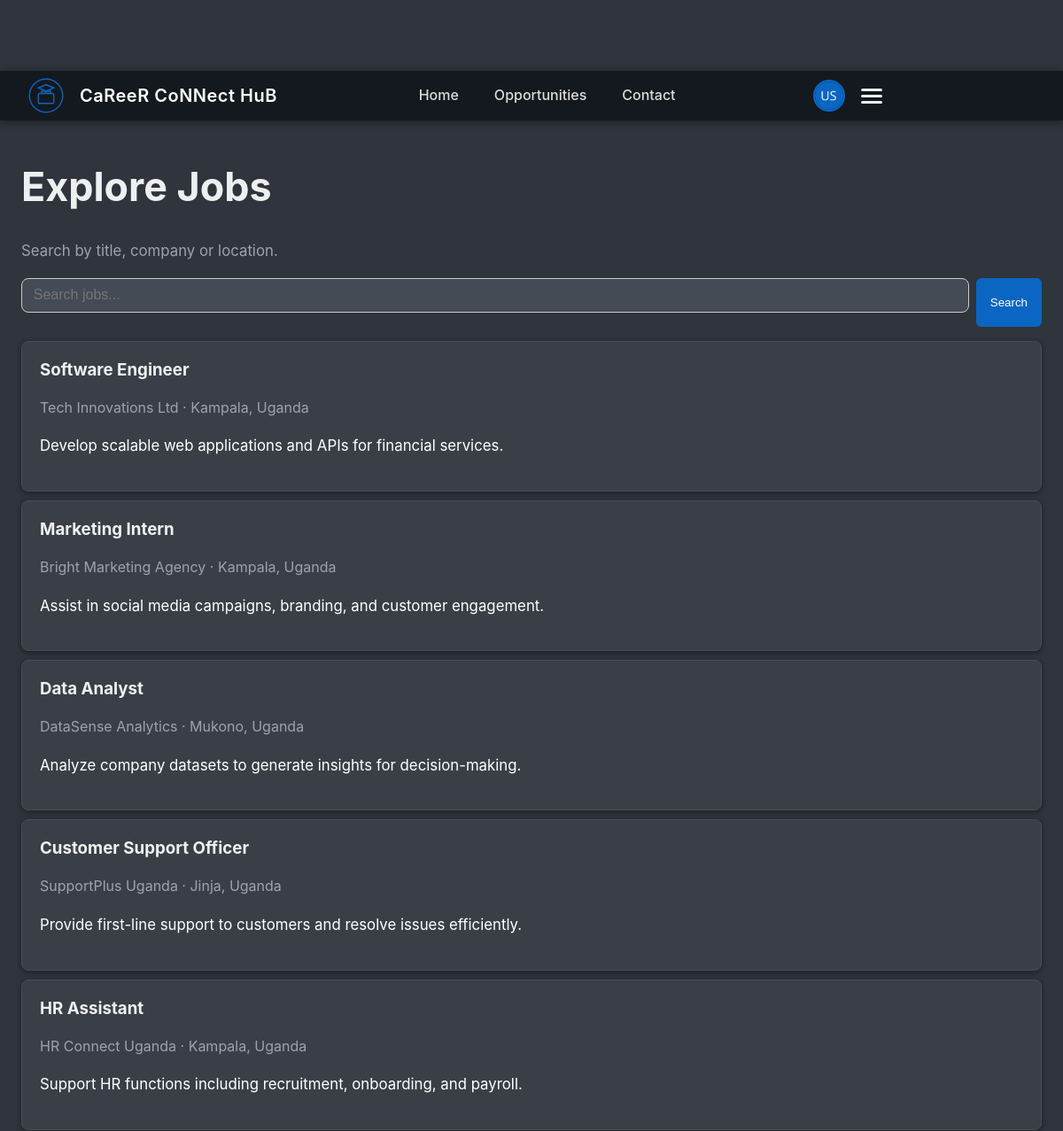
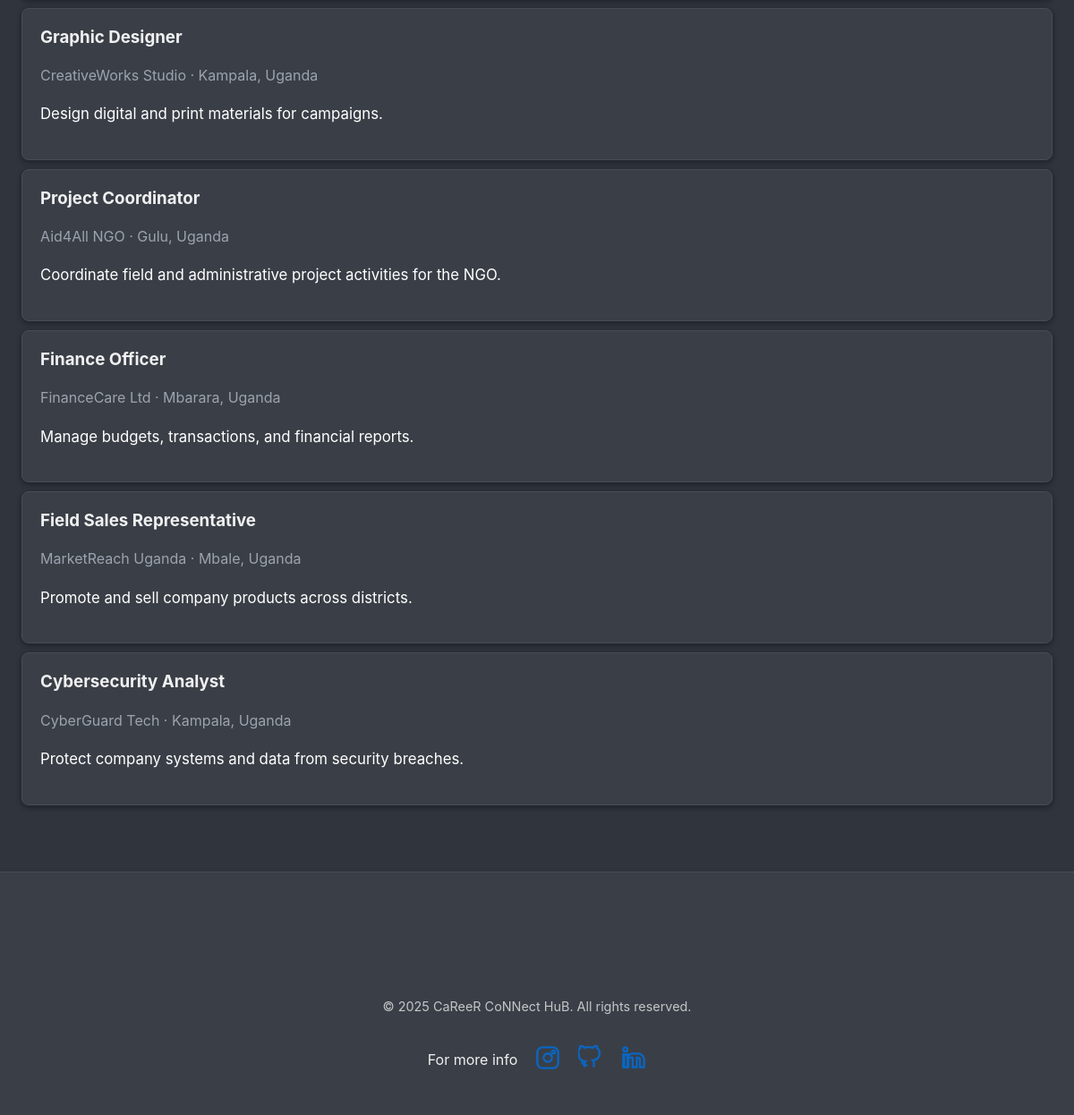
The app's page /pages/jobs.php (signed in) with its own data (2 pictures, top to bottom).
### tables this page shows
CREATE TABLE `jobs` (
  `id` int(11) NOT NULL,
  `title` varchar(255) NOT NULL,
  `description` text DEFAULT NULL,
  `location` varchar(255) DEFAULT NULL,
  `type` enum('Internship','Full-time','Part-time','Contract') NOT NULL,
  `createdAt` datetime NOT NULL,
  `updatedAt` datetime NOT NULL,
  `industry` varchar(255) DEFAULT NULL,
  `responsibilities` text DEFAULT NULL,
  `requirements` text DEFAULT NULL,
  `application_deadline` datetime DEFAULT NULL,
  `application_method` enum('Direct','External') DEFAULT 'Direct',
  `external_link` varchar(255) DEFAULT NULL,
  `status` enum('Open','Closed') DEFAULT 'Open',
  `employer_id` int(11) DEFAULT NULL
);

CREATE TABLE `employers` (
  `id` int(11) NOT NULL,
  `user_id` int(11) NOT NULL,
  `company_name` varchar(255) DEFAULT NULL,
  `company_logo` varchar(255) DEFAULT NULL,
  `company_description` text DEFAULT NULL,
  `company_website` varchar(255) DEFAULT NULL,
  `company_address` text DEFAULT NULL,
  `company_size` varchar(50) DEFAULT NULL,
  `industry` varchar(100) DEFAULT NULL,
  `createdAt` datetime DEFAULT current_timestamp(),
  `updatedAt` datetime DEFAULT current_timestamp() ON UPDATE current_timestamp()
);

### pages/jobs.php (the view, shortened to what this page needs)
<?php
require_once('../includes/db.php');
$highlightJobId = null;
$query = "
  SELECT
      jobs.*,
      employers.company_name AS company
  FROM jobs
  LEFT JOIN employers ON jobs.employer_id = employers.id
";
$query .= " ORDER BY jobs.createdAt DESC";
$result = $conn->query($query);
$jobs = [];
if ($result && $result->num_rows > 0) {
    while ($row = $result->fetch_assoc()) {
        $jobs[] = $row;
    }
}
?>
<!DOCTYPE html>
<html lang="en">
<head>
  <link rel="stylesheet" href="../css/global.css">
  <link rel="stylesheet" href="../css/responsive.css">
</head>
<body>
  <?php include_once __DIR__ . '/../includes/navbar.php'; ?>
<main class="page-content-wrapper">
  <h1>Explore Jobs</h1>
  <p class="small-muted">Search by title, company or location.</p>
  <div class="search-row">
    <input id="search-input" placeholder="Search jobs..." autocomplete="off">
    <button id="search-button" class="btn-primary">Search</button>
  </div>
  <section id="job-list">
    <?php if (count($jobs)): ?>
      <?php foreach ($jobs as $j): ?>
        <article class="job-card <?= ($highlightJobId && $highlightJobId == $j['id']) ? 'active highlight' : '' ?>" data-id="<?= htmlspecialchars($j['id']) ?>">
          <h3><?= htmlspecialchars($j['title']) ?></h3>
          <div class="small-muted"><?= htmlspecialchars($j['company'] ?? '—') ?> · <?= htmlspecialchars($j['location'] ?? '—') ?></div>
          <p><?= htmlspecialchars(mb_substr($j['description'] ?? '', 0, 120)) ?><?= strlen($j['description'] ?? '')>120 ? '...' : '' ?></p>
        </article>
      <?php endforeach; ?>
    <?php else: ?>
      <p class="small-muted">No jobs found. Try searching for a position.</p>
    <?php endif; ?>
  </section>
</main>
<footer class="footer">
<div class="page-content-wrapper footer-content">
<p>© 2025 CaReeR CoNNect HuB. All rights reserved.</p>
<div class="footer-social">
 <span> For more info </span>
  <a href="https://www.instagram.com/my.preciouspabz" target="_blank" aria-label="Instagram" class="social-link">
    <svg xmlns="http://www.w3.org/2000/svg" width="28" height="28" fill="none" stroke="currentColor" stroke-width="2" viewBox="0 0 24 24">
      <rect x="2" y="2" width="20" height="20" rx="5" ry="5"/>
      <path d="M16 11.37A4 4 0 1 1 12.63 8 4 4 0 0 1 16 11.37z"/>
      <circle cx="17.5" cy="6.5" r="1.5"/>
    </svg>
  </a>
  <a href="https://github.com/pabz123" target="_blank" aria-label="GitHub" class="social-link">
  </a>
  <a href="https://www.linkedin.com/in/pabz" target="_blank" aria-label="LinkedIn" class="social-link">
    <svg xmlns="http://www.w3.org/2000/svg" width="28" height="28" fill="none" stroke="currentColor" stroke-width="2" viewBox="0 0 24 24">
      <path d="M16 8a6 6 0 0 1 6 6v7h-4v-7a2 2 0 0 0-2-2h-1v9h-4v-9h-4v9H3V9h4v1.2a4.6 4.6 0 0 1 4-2.2z"/>
      <rect x="2" y="9" width="4" height="12"/>
      <circle cx="4" cy="4" r="2"/>
    </svg>
  </a>
</div>
</div>
</footer>
</body>
</html>

### includes/navbar.php (shortened to what this page needs)
<!DOCTYPE html>
<html lang="en">
<head>
    <link rel="stylesheet" href="/css/global.css">
</head>
<body class="<?= ($_SESSION['user']['theme'] ?? 'dark') ?>-theme">
<nav class="page-content-wrapper header-nav">
  <a class="logo" href="home.php">
    <span class="logo-text">CaReeR CoNNect HuB</span>
  </a>
  <div class="nav-links">
    <a href="../index.php">Home</a>
    <a href="opportunities.php">Opportunities</a>
    <a href="contact.php">Contact</a>
</div>
    <button class="hamburger" id="nav-hamburger" aria-label="Toggle navigation" aria-expanded="false">
    </button>
    <div class="header-actions">
      <?php if (!empty($_SESSION['user'])): ?>
        <img id="user-avatar" src="<?= htmlspecialchars($_SESSION['user']['profile_image'] ?? '/uploads/profile/default-avatar.png') ?>" alt="Profile" class="profile-avatar-small">
        <button class="hamburger-menu" id="hamburger-menu" aria-label="Menu">
          <span></span>
          <span></span>
          <span></span>
        </button>
      <?php else: ?>
        <a class="btn btn-secondary small-btn" href="/pages/login.php">Login</a>
        <a class="btn btn-primary small-btn" href="/pages/signup.php">Sign Up</a>
      <?php endif; ?>
    </div>
</nav>
</body>
</html>

### css/responsive.css (style rules this page uses)
* { box-sizing: border-box; }
html { font-size: 16px; -webkit-text-size-adjust: 100%; }
body { overflow-x: hidden; padding-top: 70px; }
.page-content-wrapper { padding: 12px; max-width: 100%; }
.logo { flex-shrink: 0; }
.logo svg { width: 32px; height: 32px; }
.logo-text { font-size: 0.9rem; }
.nav-links { display: none; flex-direction: column; width: 100%; background: var(--card-background); padding: 10px 0; gap: 8px; position: absolute; top: 100%; left: 0; right: 0; border-top: 1px solid var(--border-color); box-shadow: 0 4px 8px rgba(0, 0, 0, 0.2); }
.nav-links a { padding: 12px 16px; width: 100%; text-align: left; }
.hamburger { display: flex; flex-direction: column; gap: 4px; background: none; border: none; cursor: pointer; padding: 8px; order: 3; }
.header-actions { display: flex; gap: 6px; flex-wrap: wrap; align-items: center; }
.profile-avatar-small { width: 32px; height: 32px; }
input, select, textarea { font-size: 16px; padding: 12px; margin-bottom: 12px; }
.article-card, .job-card { margin-bottom: 12px; }
.footer { padding: 16px 0; }
.footer-content { flex-direction: column; gap: 12px; text-align: center; }
.footer-social { justify-content: center; gap: 16px; }
@media (min-width: 480px) { body { padding-top: 80px; } }
@media (min-width: 480px) { .page-content-wrapper { padding: 16px; } }
@media (min-width: 480px) { .logo svg { width: 36px; height: 36px; } }
@media (min-width: 480px) { .logo-text { font-size: 1rem; } }
@media (min-width: 768px) { body { padding-top: 80px; } }
@media (min-width: 768px) { .page-content-wrapper { padding: 20px; max-width: 1128px; } }
@media (min-width: 768px) { .logo svg { width: 40px; height: 40px; } }
@media (min-width: 768px) { .logo-text { font-size: 1.25rem; } }
@media (min-width: 768px) { .nav-links { display: flex; flex-direction: row; position: static; width: auto; background: transparent; padding: 0; border: none; box-shadow: none; gap: 24px; } }
@media (min-width: 768px) { .nav-links a { padding: 0; width: auto; } }
@media (min-width: 768px) { .hamburger { display: none; } }
@media (min-width: 768px) { .header-actions { gap: 10px; } }
@media (min-width: 768px) { .profile-avatar-small { width: 40px; height: 40px; } }
@media (min-width: 768px) { .footer-content { flex-direction: row; justify-content: space-between; } }
@media (min-width: 1024px) { .page-content-wrapper { max-width: 1200px; } }
.hamburger-menu { display: flex; flex-direction: column; gap: 4px; background: none; border: none; cursor: pointer; padding: 8px; position: relative; z-index: 1001; }
.hamburger-menu span { width: 24px; height: 3px; background-color: var(--text-dark); border-radius: 2px; transition: all 0.3s ease; }
.header-actions { position: relative; display: flex; align-items: center; gap: 12px; }

### pages/jobs.php (style rules this page uses)
body { font-family: 'Segoe UI', sans-serif; background: #2f343d; color: #fff; margin: 0; transition: background 0.3s ease, color 0.3s ease; }
.logo-text { font-weight: bold; margin-left: .5rem; }
.page-content-wrapper { max-width: 1000px; margin: auto; padding: 1rem; }
.search-row { display: flex; gap: .5rem; margin: 1rem 0; }
.search-row input { flex: 1; padding: .6rem .8rem; border-radius: 8px; border: 1px solid #ccc; }
.btn-primary { background: #0a66c2; color: #fff; border: none; border-radius: 6px; padding: .6rem 1rem; cursor: pointer; transition: background 0.3s ease; }
.job-card { background: #3a3f48; color: #fff; padding: 1rem; border-radius: 10px; margin-bottom: 1rem; box-shadow: 0 1px 3px rgba(0,0,0,.1); cursor: pointer; transition: background 0.3s ease, color 0.3s ease, box-shadow 0.3s ease; }
.small-muted { color: #9ca3af; }
.nav-links a { color: #fff; text-decoration: none; margin-right: 1rem; font-weight: 500; transition: color 0.3s ease; }

### records on screen
jobs: title "Software Engineer", employers.company_name "Tech Innovations Ltd", location "Kampala, Uganda", description "Develop scalable web applications and APIs for financial services."
jobs: title "Marketing Intern", employers.company_name "Bright Marketing Agency", location "Kampala, Uganda", description "Assist in social media campaigns, branding, and customer engagement."
jobs: title "Data Analyst", employers.company_name "DataSense Analytics", location "Mukono, Uganda", description "Analyze company datasets to generate insights for decision-making."
jobs: title "Customer Support Officer", employers.company_name "SupportPlus Uganda", location "Jinja, Uganda", description "Provide first-line support to customers and resolve issues efficiently."
jobs: title "HR Assistant", employers.company_name "HR Connect Uganda", location "Kampala, Uganda", description "Support HR functions including recruitment, onboarding, and payroll."
jobs: title "Graphic Designer", employers.company_name "CreativeWorks Studio", location "Kampala, Uganda", description "Design digital and print materials for campaigns."
jobs: title "Project Coordinator", employers.company_name "Aid4All NGO", location "Gulu, Uganda", description "Coordinate field and administrative project activities for the NGO."
jobs: title "Finance Officer", employers.company_name "FinanceCare Ltd", location "Mbarara, Uganda", description "Manage budgets, transactions, and financial reports."
jobs: title "Field Sales Representative", employers.company_name "MarketReach Uganda", location "Mbale, Uganda", description "Promote and sell company products across districts."
jobs: title "Cybersecurity Analyst", employers.company_name "CyberGuard Tech", location "Kampala, Uganda", description "Protect company systems and data from security breaches."
